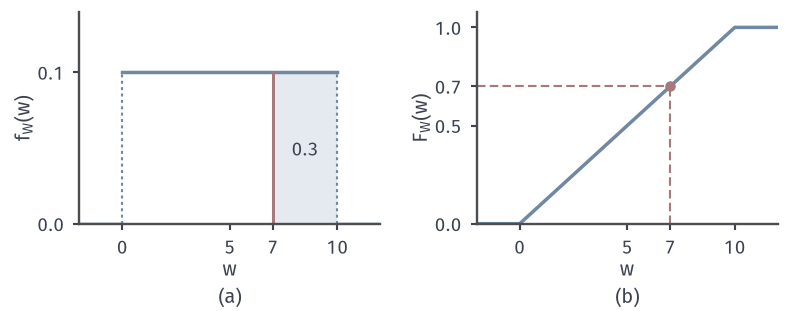

Source code (Python):
"""Unif(0,10) waiting time: (a) density with P(W>7) shaded; (b) distribution function."""
from pathlib import Path
import sys
sys.path.insert(0, str(Path(__file__).resolve().parent.parent/"cdist-common"))
from cdist_fig import *

a, b = 0, 10
fig, axes = figure(width_mm=112, height_mm=44, ncols=2)
panel(fig, left=.1, bottom=.28, wspace=.32)
ax = axes[0]; style(ax)
ax.fill_between([7, 10], 0, .1, color=BLUE_FILL, lw=0)
ax.plot([-2, 0], [0, 0], color=BLUE, lw=1.4); ax.plot([0, 10], [.1, .1], color=BLUE, lw=1.4); ax.plot([10, 12], [0, 0], color=BLUE, lw=1.4)
ax.plot([0, 0], [0, .1], color=BLUE, lw=.85, ls=DOT); ax.plot([10, 10], [0, .1], color=BLUE, lw=.85, ls=DOT)
ax.plot([7, 7], [0, .1], color=RED, lw=1.2)
lab(ax, 8.5, .045, '0.3', ha='center')
ax.set_xlim(-2, 12); ax.set_ylim(0, .14); ax.set_xticks([0, 5, 7, 10]); ax.set_yticks([0, .1])
ax.set_xlabel('$w$', labelpad=1); ax.set_ylabel('$f_W(w)$', labelpad=1)
ax = axes[1]; style(ax)
x = np.array([-2, 0, 10, 12]); ax.plot(x, np.clip(x/10, 0, 1), color=BLUE, lw=1.4)
ax.plot([7, 7], [0, .7], color=RED, lw=.85, ls=DASH); ax.plot([-2, 7], [.7, .7], color=RED, lw=.85, ls=DASH); dot(ax, 7, .7)
ax.set_xlim(-2, 12); ax.set_ylim(0, 1.08); ax.set_xticks([0, 5, 7, 10]); ax.set_yticks([0, .5, .7, 1])
ax.set_xlabel('$w$', labelpad=1); ax.set_ylabel('$F_W(w)$', labelpad=1)
tags(fig, axes)
save(fig, here(__file__), 'figure', {'P(W>7)': .3, 'mean': 5, 'var': 100/12})
